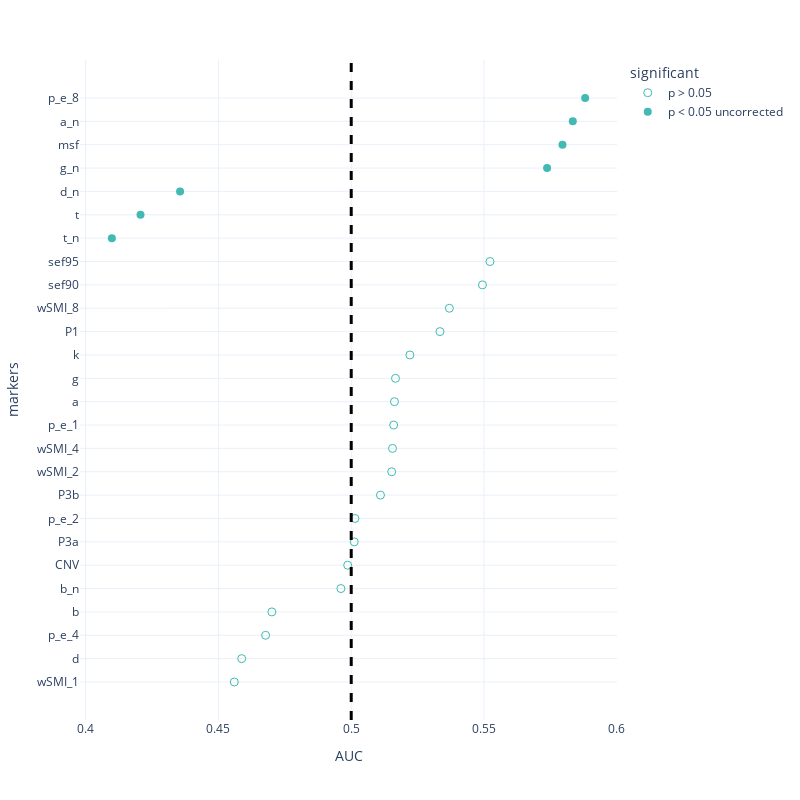

Here is the notebook cell this chart was saved with:
### Code cell
trial_mw_roc = pd.read_csv('Data/univariate_roc_mw_trial.csv')
fig = px.scatter(trial_mw_roc.sort_values(by = 'AUC'),x = 'AUC', y = 'markers', template = "plotly_white", symbol = 'significant', 
                 symbol_sequence = ['circle-open','circle','hexagram' ],
#                  color = 'significant',
                 color_discrete_sequence = [lblue, green,orange, pink], 
                 
                 category_orders = {'significant': ['p > 0.05','p < 0.05 uncorrected', 'p < 0.05 FDR corrected']})
fig.add_vline(x=0.5, line_width=3, line_dash="dash", line_color="black")

fig.update_traces(marker=dict(size = 8))
fig.update_layout(
    autosize=False,
    width=800,
    height=800,
    yaxis = {
            'showticklabels': True,
            'tickmode': 'linear',
        }
    
)
fig.show()
pio.write_json(fig, 'Figs/univariate_roc_mw_segment.plotly')
# fig.write_image('Figs/univariate_roc_mw_segment.png')

### Figure 1 — Plotly figure (JSON) as saved in the notebook; plotly's stock layout.template omitted (floating-point values rounded to 4 significant figures)
{"data": [{"hovertemplate": "significant=p > 0.05<br>AUC=%{x}<br>markers=%{y}<extra></extra>", "legendgroup": "p > 0.05", "marker": {"color": "#42B9B2", "size": 8, "symbol": "circle-open"}, "mode": "markers", "name": "p > 0.05", "orientation": "h", "showlegend": true, "type": "scatter", "x": [0.456, 0.4588, 0.4678, 0.4701, 0.4961, 0.4987, 0.5011, 0.5014, 0.511, 0.5152, 0.5155, 0.516, 0.5163, 0.5167, 0.5221, 0.5334, 0.537, 0.5494, 0.5523], "xaxis": "x", "y": ["wSMI_1", "d", "p_e_4", "b", "b_n", "CNV", "P3a", "p_e_2", "P3b", "wSMI_2", "wSMI_4", "p_e_1", "a", "g", "k", "P1", "wSMI_8", "sef90", "sef95"], "yaxis": "y"}, {"hovertemplate": "significant=p < 0.05 uncorrected<br>AUC=%{x}<br>markers=%{y}<extra></extra>", "legendgroup": "p < 0.05 uncorrected", "marker": {"color": "#42B9B2", "size": 8, "symbol": "circle"}, "mode": "markers", "name": "p < 0.05 uncorrected", "orientation": "h", "showlegend": true, "type": "scatter", "x": [0.4099, 0.4207, 0.4355, 0.5738, 0.5796, 0.5834, 0.5881], "xaxis": "x", "y": ["t_n", "t", "d_n", "g_n", "msf", "a_n", "p_e_8"], "yaxis": "y"}], "layout": {"autosize": false, "height": 800, "legend": {"title": {"text": "significant"}, "tracegroupgap": 0}, "margin": {"t": 60}, "shapes": [{"line": {"color": "black", "dash": "dash", "width": 3}, "type": "line", "x0": 0.5, "x1": 0.5, "xref": "x", "y0": 0, "y1": 1, "yref": "y domain"}], "width": 800, "xaxis": {"anchor": "y", "autorange": true, "domain": [0, 1], "range": [0.3979, 0.6001], "title": {"text": "AUC"}, "type": "linear"}, "yaxis": {"anchor": "x", "autorange": true, "domain": [0, 1], "range": [-1.627, 26.63], "showticklabels": true, "tickmode": "linear", "title": {"text": "markers"}, "type": "category"}}}
